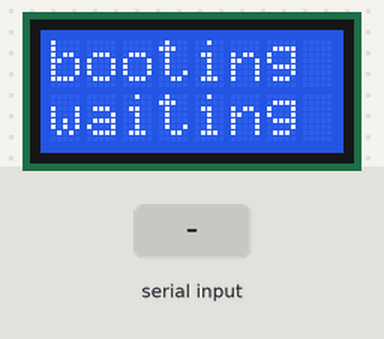
Recording of a sketch running on a simulated Arduino Uno, built with avr-gcc and run on an emulated ATmega328P. On the bench: 8×2 character LCD. Inputs (shaded band) come from the test bench. What the sketch prints to the serial monitor is not drawn.

Above: at 6.2 s.
6.3 s: byte 30 received over Serial
At 7.3 s:
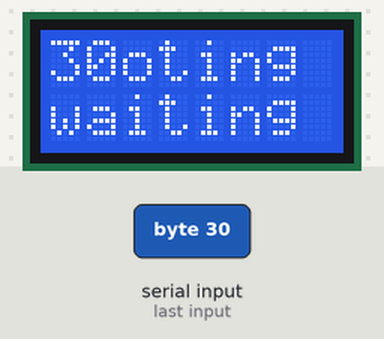
7.8 s: byte 90 received over Serial
At 8.5 s:
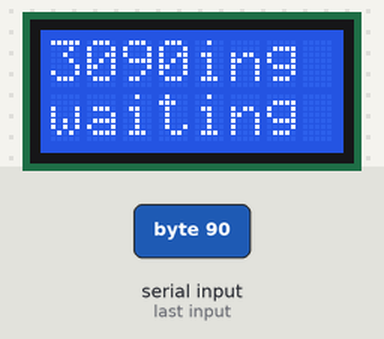
9.3 s: byte 120 received over Serial
At 9.6 s:
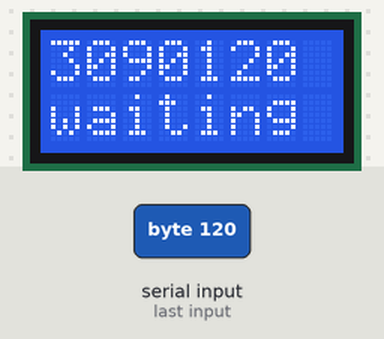
Timing chart, 0 to 12.3 s (numbered marks = the images above; inputs shaded):
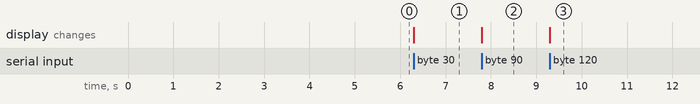

Measured:
- after the input at 6.3 s, the display: changes at once (image 1)
- after the input at 7.8 s, the display: changes at once (image 2)
- after the input at 9.3 s, the display: changes at once (image 3)

The sketch:

LcDuino.ino
```cpp
#include <LiquidCrystal.h>
LiquidCrystal lcd(12, 11, 5, 4, 3, 2);
int serialVal;

void setup() {

  lcd.begin(8, 2);

  lcd.print("booting");
  lcd.setCursor(0,1);
  lcd.print("waiting");
  Serial.begin( 9600 );
  Serial.flush();
  delay(5000);
  lcd.setCursor( 0 , 0 );

}

void loop() {

  if ( Serial.available() ) {
     serialVal = Serial.read();
    Serial.println( serialVal);
    lcd.print( serialVal );
    delay(1000);
  }
//  lcd.setCursor(0, 1);

// lcd.print(millis()/1000);
}
```
